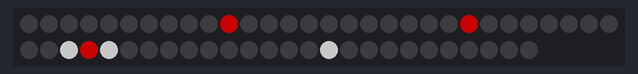
Bench run of a sketch on a simulated Arduino Uno, built with avr-gcc and run on an emulated ATmega328P. On the bench: 56 RGB LEDs in strip order, left to right, continuing on the next row. Dim RGB values are drawn brighter than linear.

Above: at 0.05 s.
At 0.88 s:
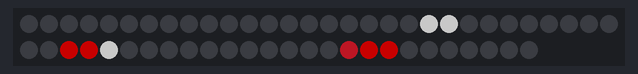
At 1.5 s:
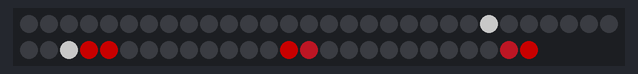
At 2.23 s:
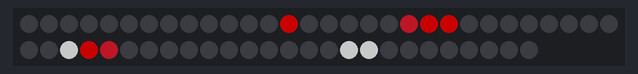
At 2.95 s:
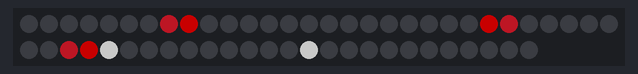

Measured:
- by itself, everything shown: repeats every 2.6 s, in 25 steps

The sketch:

needle_animation.ino
```cpp
#include <Adafruit_NeoPixel.h>

#define LED_PIN     9
#define LED_COUNT   56
#define BRIGHTNESS  100

Adafruit_NeoPixel strip(LED_COUNT, LED_PIN, NEO_GRB + NEO_KHZ800);

// ─────────────────────────────────────────
// COLOR DEFINITIONS
// ─────────────────────────────────────────
#define RED      strip.Color(255, 0,   0)
#define DARK_RED strip.Color(201, 24,  40)
#define WHITE    strip.Color(255, 255, 255)
#define OFF      0
// ─────────────────────────────────────────
// LED STATE STRUCT
// ─────────────────────────────────────────
struct LEDState {
    int index;
    uint32_t color;
};

// ─────────────────────────────────────────
// PAGE DEFINITIONS
// ─────────────────────────────────────────
LEDState page0[] = {
    {10,  RED},
    {22,  RED},
    {33,  RED},
    {34,  WHITE},
    {32,  WHITE},
    {45,  WHITE}
};

LEDState page1[] = {
    //{5,	RED},
    {9,  RED},
    {23,  RED},
    {22,  RED},
    {33,  RED},
    {34,  WHITE},
    {32,  WHITE},
    {45,  WHITE}
};

LEDState page2[] = {
  	{8,   RED},
    {9,   RED},
    {22,   RED},
    {23,   RED},
    {33,   RED},
    {34,  WHITE},
    {32,  WHITE},
    {45,  WHITE},
    {44, WHITE}
};

LEDState page3[] = {
    {33, RED},
    {32, DARK_RED},
    {23, RED},
    {24, DARK_RED},
    {8, RED},
    {7,DARK_RED},
    {34, WHITE},
    {44, WHITE}
};

LEDState page4[] = {
    {33,  RED},
    {32,  DARK_RED},
    {25,  DARK_RED},
    {24,  RED},
    {23,  RED},
    {34,  WHITE},
    {44,  WHITE},
    {43,  WHITE}
};

LEDState page5[] = {
    {23, RED},
  	{24, RED},
    {25, RED},
    {26, DARK_RED},
    {33, RED},
    {32, DARK_RED},
    {34, WHITE},
    {43, WHITE},
  	{44, WHITE}
};

LEDState page6[] = {
  	{26, RED},
    {25, RED},
    {24, RED},
    {31, DARK_RED},
    {32, RED},
    {33, RED},
    {22, WHITE},
    {34, WHITE},
    {35, WHITE},
    {45, WHITE}
};

LEDState page7[] = {
   	{29, RED},
    {30, RED},
    {31, RED},
    {32, RED},
    {33, RED},
    {22, WHITE},
    {34, WHITE},
    {35, WHITE},
    {45, WHITE}
};

LEDState page8[] = {
    {33, RED},
  	{32, RED},
    {47, RED},
    {48, RED},
  	{46, DARK_RED},
    {20, WHITE},
    {21, WHITE},
    {34, WHITE}
};

LEDState page9[] = {
  	{33, RED},
    {32, RED},
    {46, RED},
    {47, RED},
    {48, DARK_RED},
    {21, WHITE},
    {20, WHITE},
    {34, WHITE},
    {22, WHITE}
};

LEDState page10[] = {
  {33, RED},
  {32, RED},
  {47, RED},
  {46, DARK_RED},
  {50, DARK_RED},
  {22, WHITE},
  {21, WHITE},
  {34, WHITE}
};

LEDState page11[] = {
  {33, RED},
  {46, RED},
  {50, RED},
  {45, DARK_RED},
  {51, DARK_RED},
  {21, WHITE},
  {22, WHITE},
  {34, WHITE},
  {32, WHITE}
};

LEDState page12[] = {
  {22, WHITE},
  {32, WHITE},
  {34, WHITE},
  {33, RED},
  {45, RED},
  {52, DARK_RED}
};

LEDState page13[] = {
  {22, WHITE},
  {32, WHITE},
  {34, WHITE},
  {33, RED},
  {45, DARK_RED},
  {44, RED},
  {53, RED}
};

LEDState page14[] = {
  {33, RED},
  {34, RED},
  {43, RED},
  {44,DARK_RED},
  {55, RED},
  {54, DARK_RED},
  {32, WHITE},
  {23, WHITE}
};

LEDState page15[] = {
  {33, RED},
  {34, RED},
  {35, DARK_RED},
  {43, RED},
  {44,DARK_RED},
  {42, RED},
  {55, DARK_RED},
  {32, WHITE},
  {23, WHITE},
  {24, WHITE}
};

LEDState page16[] = {
  {33, RED},
  {34, RED},
  {35, DARK_RED},
  {43, RED},
  {44,DARK_RED},
  {42, RED},
  {41, RED},
  {32, WHITE},
  {23, WHITE},
  {24, WHITE}
};

LEDState page17[] = {
  {33, RED},
  {34, RED},
  {35, RED},
  {43, DARK_RED},
  {42, RED},
  {41, RED},
  {22, WHITE},
  {32, WHITE},
  {31, WHITE},
  {45, WHITE}
};

LEDState page18[] = {
  {33, RED},
  {34, RED},
  {35, RED},
  {36, RED},
  {37, RED},
  {38, DARK_RED},
  {22, WHITE},
  {32, WHITE},
  {31, WHITE},
  {45, WHITE}
};

LEDState page19[] = {
  {33, RED},
  {34, RED},
  {35, DARK_RED},
  {20, RED},
  {19, RED},
  {18, RED},
  {22, WHITE},
  {32, WHITE},
  {31, WHITE},
  {45, WHITE}
};

LEDState page20[] = {
  {33,RED},
  {34, DARK_RED},
  {21, RED},
  {20, RED},
  {19, RED},
  {18, RED},
  {32, WHITE},
  {46, WHITE},
  {47, WHITE}
};

LEDState page21[] = {
  {33,RED},
  {34, DARK_RED},
  {21, RED},
  {20, RED},
  {19, DARK_RED},
  {13, RED},
  {32, WHITE},
  {46, WHITE},
  {47, WHITE}

};

LEDState page22[] = {
  {33,RED},
  {34, DARK_RED},
  {21, RED},
  {20, RED},
  {12, RED},
  {13, RED},
  {32, WHITE},
  {46, WHITE},
  {47, WHITE}
};

LEDState page23[] = {
  {12, RED},
  {11, RED},
  {21, RED},
  {22, RED},
  {33, RED},
  {32, WHITE},
  {46, WHITE},
  {45, WHITE},
  {34, WHITE}
};

LEDState page24[] = {
    {11,RED},
    {21,RED},
    {22,RED},
    {33,RED},
    {32,WHITE},
    {45,WHITE},
    {34,WHITE}
};


// ─────────────────────────────────────────
// PAGE REGISTRY
// ─────────────────────────────────────────
LEDState* pages[] = {
    page0,  page1,  page2,  page3,  page4,
    page5,  page6,  page7,  page8,  page9,
    page10, page11, page12, page13, page14,
    page15, page16, page17, page18, page19,
    page20, page21, page22, page23, page24
};

int pageSizes[] = {
    sizeof(page0)  / sizeof(page0[0]),
    sizeof(page1)  / sizeof(page1[0]),
    sizeof(page2)  / sizeof(page2[0]),
    sizeof(page3)  / sizeof(page3[0]),
    sizeof(page4)  / sizeof(page4[0]),
    sizeof(page5)  / sizeof(page5[0]),
    sizeof(page6)  / sizeof(page6[0]),
    sizeof(page7)  / sizeof(page7[0]),
    sizeof(page8)  / sizeof(page8[0]),
    sizeof(page9)  / sizeof(page9[0]),
    sizeof(page10) / sizeof(page10[0]),
    sizeof(page11) / sizeof(page11[0]),
    sizeof(page12) / sizeof(page12[0]),
    sizeof(page13) / sizeof(page13[0]),
    sizeof(page14) / sizeof(page14[0]),
    sizeof(page15) / sizeof(page15[0]),
    sizeof(page16) / sizeof(page16[0]),
    sizeof(page17) / sizeof(page17[0]),
    sizeof(page18) / sizeof(page18[0]),
    sizeof(page19) / sizeof(page19[0]),
    sizeof(page20) / sizeof(page20[0]),
    sizeof(page21) / sizeof(page21[0]),
    sizeof(page22) / sizeof(page22[0]),
    sizeof(page23) / sizeof(page23[0]),
    sizeof(page24) / sizeof(page24[0]),
};

// ─────────────────────────────────────────
// SHOW PAGE FUNCTION
// ─────────────────────────────────────────
void showPage(int pageIndex) {
    for (int i = 0; i < LED_COUNT; i++) {
        strip.setPixelColor(i, OFF);
    }

    LEDState* page = pages[pageIndex];
    int size = pageSizes[pageIndex];

    for (int i = 0; i < size; i++) {
        strip.setPixelColor(page[i].index, page[i].color);
    }

    strip.show();
}

// ─────────────────────────────────────────
// SETUP & LOOP
// ─────────────────────────────────────────
void setup() {
    strip.begin();
    strip.setBrightness(BRIGHTNESS);
    strip.show();
}

void loop() {
  for (int i = 0; i < 25; i++) {
        showPage(i);
        delay(100);  // 1 second per page, adjust as needed
  }
  //showPage(9);   // change index 0–26 to show any page
}
```
